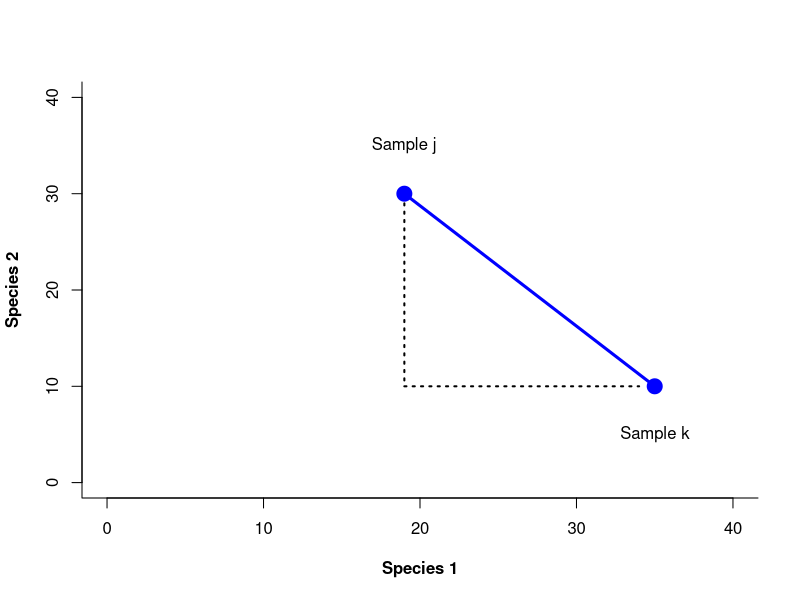
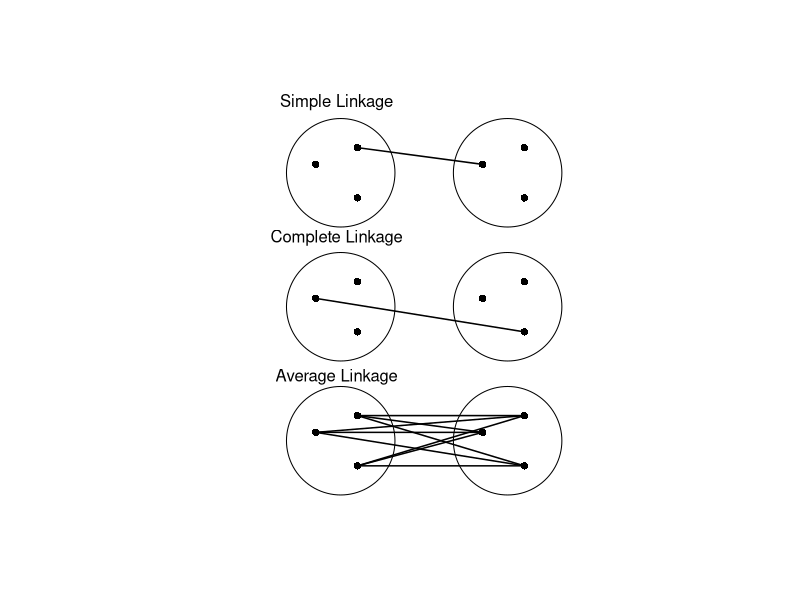
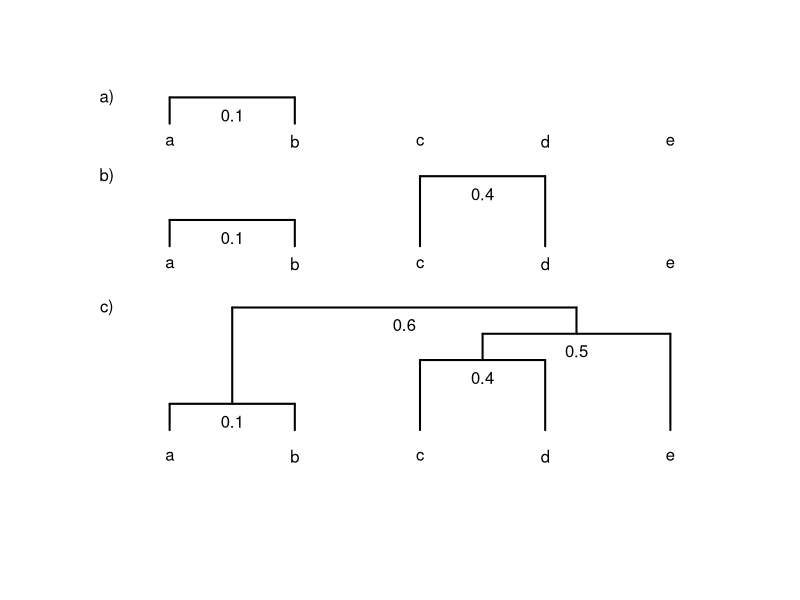
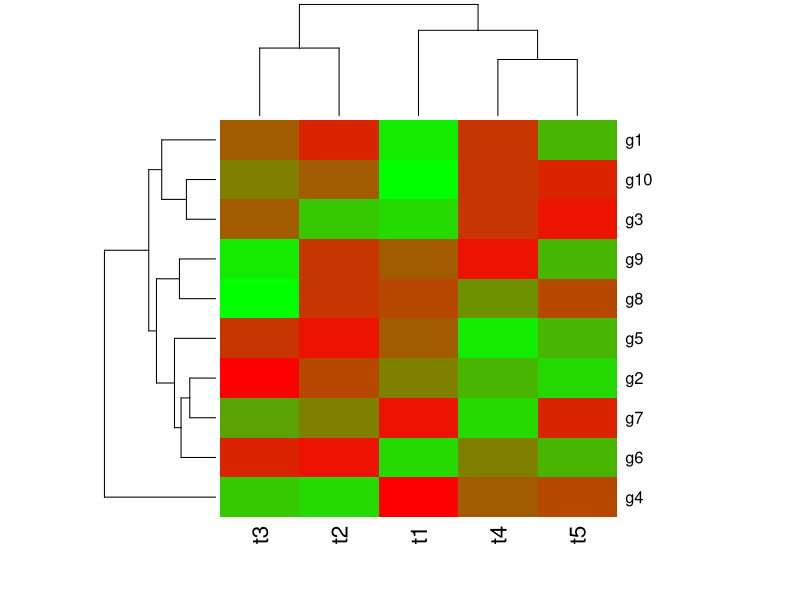
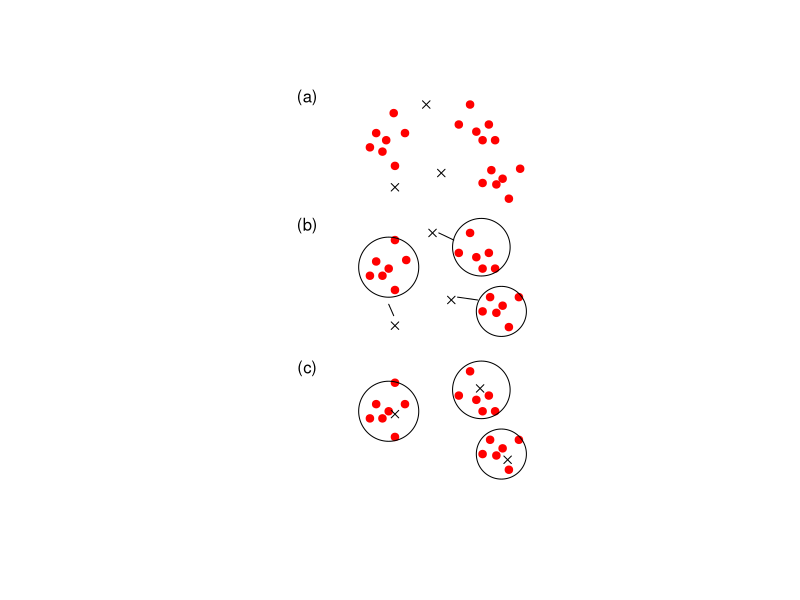
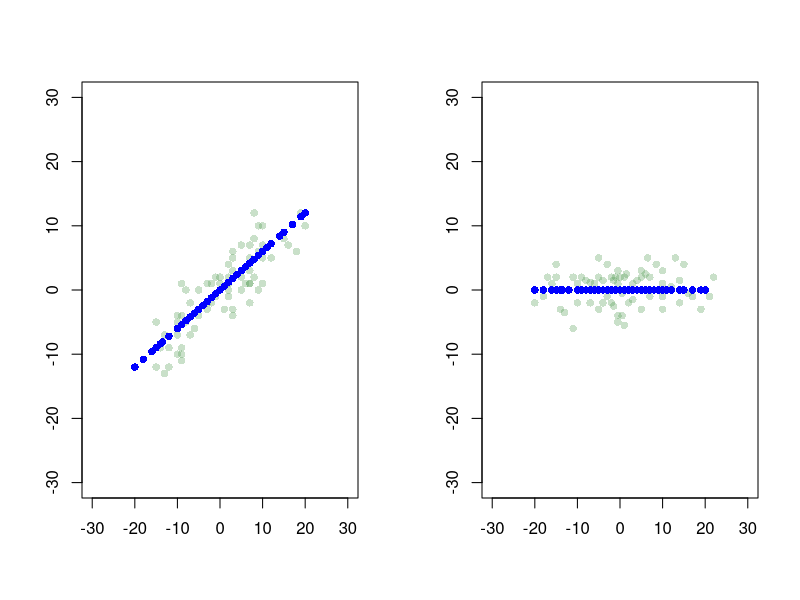
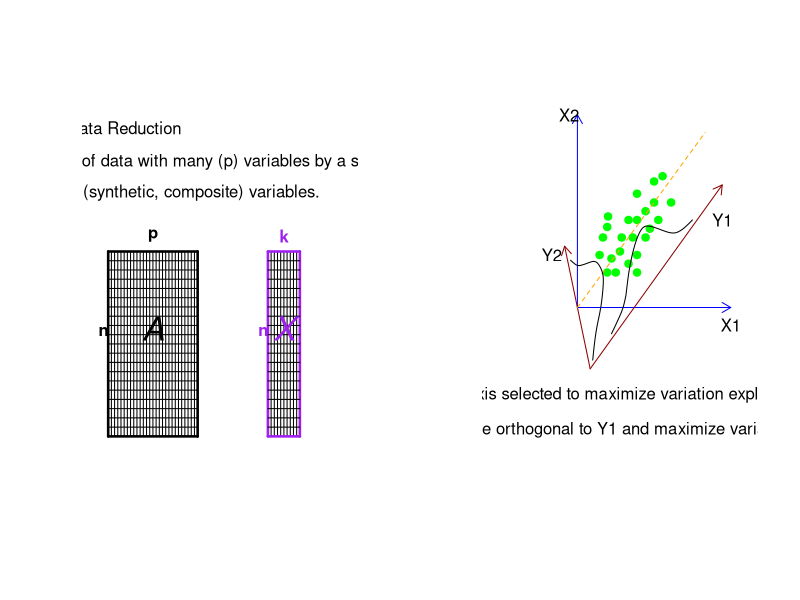
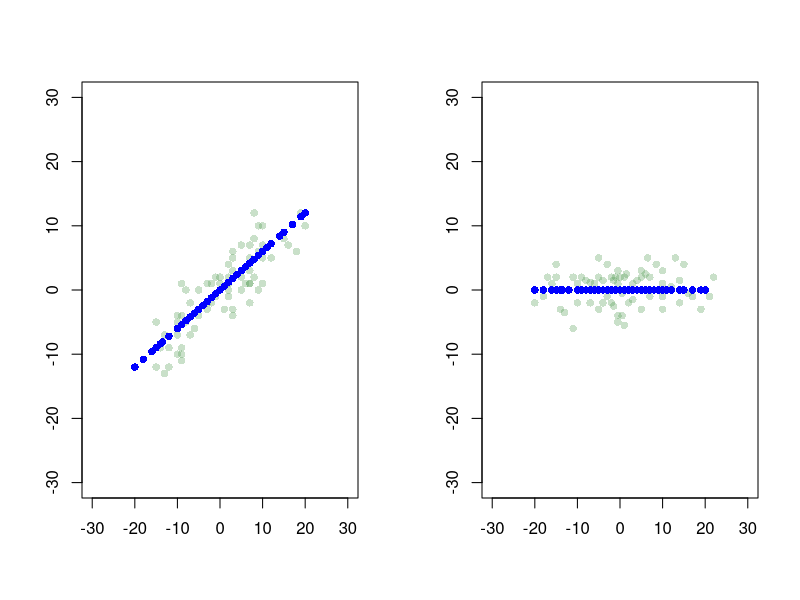

The R source for these figures, in order:
## ---- chunk 1
knitr::opts_chunk$set(echo = FALSE,kableExtra.auto_format = FALSE)



## ---- chunk 2
library(knitr)
my_tbl <- data.frame(Att=c("Attribute 1","Attribute 2", "Attribute 3", "Attribute 4", "Attribute 5", "Attribute 6",  "Attribute 7", "Attribute 8", "Attribute 9","Attribute 10"), Obj1=c(1,0,0,1,1,0,0,0,1,1),
Obj2=c(0,1,0,1,1,0,1,0,1,0)) 
my_tbl$sim=c("x","x",rep(("✓"),4), "x", rep(("✓"),2), "x")

knitr::kable(my_tbl, digits = 3, row.names = FALSE, caption = "**Table 3.1** List of shared attributes for two things",col.names = c("Attribute","Object 1","Object 2","Similarity"),  format="html",table.attr = "style='width:50%;'", align="c")

## ---- chunk 3
library(kableExtra)
dt<-data.frame(stringsAsFactors=TRUE,
               c("Object 1", "Object 2"),
               c("Present", "Absent"),
               c("a", "c"),
               c("b", "d"))
colnames(x = dt) <-c("", "", "Present", "Absent")
xt=kable(dt, caption= "**Table 3.2** Summary of shared and absent atributes",format="html",table.attr = "style='width:50%;'", align="c")
xt=kable_styling(xt,bootstrap_options = "bordered",
                full_width = FALSE, position="l")
xt=add_header_above(xt,c("", "", "Object 1", "Object 2"),
                   bold = FALSE) 
column_spec(xt,column = 1:2, bold = TRUE)
## ---- chunk 4
#manually enter data
lkerie=c(rep(1, 19), rep(0,5))
lkontario=c(rep(1, 18),0,1,rep(0,4))
sp=1:24
lksp=data.frame(species=sp, erie=as.factor(lkerie), ontario=as.factor(lkontario))
lksp$erie=ordered(lksp$erie, c("1", "0"))
lksp$ontario=ordered(lksp$ontario, c("1", "0"))
knitr::kable(lksp, caption="**Table 3.3** Species presence and absence in lake Erie and lake Ontario (data from from Watson 1974)",  table.attr = "style='width:50%;'", align="c")
## ---- chunk 5
tlake=table(lksp[,c("erie","ontario")])
tlake

a=tlake[1,1]
b=tlake[1,2]
c=tlake[2,1]
d=tlake[2,2]

S_j=a/(a+b+c)
S_j
S_s=2*a/(2*a+b+c)
S_s



## ---- chunk 6
x=c(19, 35)
y=c(30, 10)
plot(x,y, xlim = c(0,40), ylim = c(0,40), xlab = "Species 1", ylab = "Species 2",frame.plot = FALSE, box(bty="l"), pch = 19, col = "blue", cex = 2, font.lab = 2, cex.main = 2)
text(x=19, y=35, labels = "Sample j")
text(x=35, y=5, labels = "Sample k")
lines(x,y, lwd = 3, col = "blue")
lines(c(19,19), c(29,10), lty = "dotted", lwd = 2)
lines(c(19,34), c(10,10), lty = "dotted", lwd = 2)
## ---- chunk 7
library(knitr)
nm=c("Species 1","Species 2", "Species 3", "Species 4", "Species 5", "Species 6",  "Species 7", "Species 8", "Species 9","Species 10")
eu <- data.frame(Att=nm, j=c(19,35,0,35,10,0,0,0,30,2), k=c(35,10,0,5,50,0,3,0,10,0), stringsAsFactors = FALSE) 
eu$X2=(eu$j-eu$k)^2
sj=sum(eu$j)
sk=sum(eu$k)
sS=sum(eu$X2)
eu[11,1]="TOTAL"
eu[11,2:4]=c( sj,sk, sS)


knitr::kable(eu, digits = 3, row.names = FALSE, caption = "Species abundance and distance calculations for two samples",col.names = c("","Sample j","Sample k","$(X_j-X_k)^2$" ),  format="html",table.attr = "style='width:50%;'", align="c")

## ---- chunk 8
dist(rbind(eu$j[1:10], eu$k[1:10]), method = "euclidean")
## ---- chunk 9
nm=c("Species 1","Species 2", "Species 3")
meu <- data.frame(Att=nm, A=c(0,1,1), B=c(1,0,0),C=c(0,4,8), stringsAsFactors = FALSE) 

knitr::kable(meu, digits = 3, row.names = FALSE, caption = "Species abundance versus species presence and Euclidean distance",col.names = c("","Sample A","Sample B","Sample C" ),  format="html",table.attr = "style='width:50%;'", align="c")

## ---- chunk 10
dist(t(meu[2:4]), method="euclidean", diag=TRUE)
## ---- chunk 11
library(plotrix)
plot(rbind(c(-3,9), c(-2,10), c(-2,7), c(1,9), c(2,10), c(2,7), c(-3,1), c(-2,2), c(-2,-1), c(1,1), c(2,2), c(2,-1), c(-3,-7), c(-2,-6), c(-2,-9), c(1,-7), c(2,-6), c(2,-9)), xlim = c(-8,7), ylim = c(-10, 13), xaxt = "n", yaxt = "n", frame.plot = FALSE, ann = FALSE, pch = 16)
draw.circle(-2.4,8.5,1.3)
draw.circle(1.6,8.5,1.3)
draw.circle(-2.4,0.5,1.3)
draw.circle(1.6,0.5,1.3)
draw.circle(-2.4,-7.5,1.3)
draw.circle(1.6,-7.5,1.3)
lines(c(-2,1), c(10,9), lwd=1.5)
lines(c(-3,2), c(1,-1), lwd=1.5)
lines(c(-3,1), c(-7,-7), lwd=1.5)
lines(c(-3,2), c(-7,-6), lwd=1.5)
lines(c(-3,2), c(-7,-9), lwd=1.5)
lines(c(-2,1), c(-6,-7), lwd=1.5)
lines(c(-2,2), c(-6,-6), lwd=1.5)
lines(c(-2,2), c(-6,-9), lwd=1.5)
lines(c(-2,1), c(-9,-7), lwd=1.5)
lines(c(-2,2), c(-9,-6), lwd=1.5)
lines(c(-2,2), c(-9,-9), lwd=1.5)
text(x=-2.5, y=12.7, labels = "Simple Linkage")
text(x=-2.5, y=4.6, labels = "Complete Linkage")
text(x=-2.5, y=-3.7, labels = "Average Linkage")
## ---- chunk 12
cls=data.frame(a=c(5,6,34,1,12),b=c(10,1,2,32,4),  c=c(1,59,32,3,4), d=c(2,63,1,2,45), e=c(4,3,4,90,2))
clsd=dist(t(cls), method="euclidean")
clsd
## ---- chunk 13
plot(rbind(c(0,0)), xlim = c(-50,50), ylim = c(-120, 100), frame.plot = FALSE, ann = FALSE, type = "n", xaxt = "n", yaxt = "n")
text(x=-40, y=75, labels = "a")
text(x=-20, y=75, labels = "b")
text(x=0, y=75, labels = "c")
text(x=20, y=75, labels = "d")
text(x=40, y=75, labels = "e")
text(x=-40, y=5, labels = "a")
text(x=-20, y=5, labels = "b")
text(x=0, y=5, labels = "c")
text(x=20, y=5, labels = "d")
text(x=40, y=5, labels = "e")
text(x=-40, y=-105, labels = "a")
text(x=-20, y=-105, labels = "b")
text(x=0, y=-105, labels = "c")
text(x=20, y=-105, labels = "d")
text(x=40, y=-105, labels = "e")
lines(c(-40,-40), c(85,100), lwd=2)
lines(c(-40,-20), c(100,100), lwd=2)
lines(c(-20,-20), c(100,85), lwd=2)
text(x=-30, y=90, labels = "0.1")
lines(c(-40,-40), c(15,30), lwd=2)
lines(c(-40,-20), c(30,30), lwd=2)
lines(c(-20,-20), c(30,15), lwd=2)
text(x=-30, y=20, labels = "0.1")
lines(c(0,0), c(15,55), lwd=2)
lines(c(0,20), c(55,55), lwd=2)
lines(c(20,20), c(55,15), lwd=2)
text(x=10, y=45, labels = "0.4")
lines(c(-40,-40), c(-90,-75), lwd=2)
lines(c(-40,-20), c(-75,-75), lwd=2)
lines(c(-20,-20), c(-75,-90), lwd=2)
text(x=-30, y=-85, labels = "0.1")
lines(c(0,0), c(-90,-50), lwd=2)
lines(c(0,20), c(-50,-50), lwd=2)
lines(c(20,20), c(-50,-90), lwd=2)
text(x=10, y=-60, labels = "0.4")
lines(c(10,10), c(-50,-35), lwd=2)
lines(c(10,40), c(-35,-35), lwd=2)
lines(c(40,40), c(-35,-90), lwd=2)
text(x=25, y=-45, labels = "0.5")
lines(c(-30,-30), c(-75,-20), lwd=2)
lines(c(-30,25), c(-20,-20), lwd=2)
lines(c(25,25), c(-20,-35), lwd=2)
text(x=-2.5, y=-30, labels = "0.6")
text(x=-50, y=100, labels = "a)")
text(x=-50, y=55, labels = "b)")
text(x=-50, y=-20, labels = "c)")
## ---- chunk 14
library(RColorBrewer)
set.seed(1)
y <- matrix(rnorm(50), 10, 5, dimnames=list(paste("g", 1:10, sep=""), paste("t", 1:5, sep="")))
colfunc <- colorRampPalette(c("green", "red"))
heatmap(y,col=colfunc(15))
## ---- chunk 15
library(plotrix)
plot(rbind(c(-4,9.5), c(-3.5,10.5), c(-3,9.2), c(-2.7,10), c(-2,8.2), c(-1.2,10.5),
           c(-2.1,11.9), c(3.1,11.1), c(4,12.5), c(4.5,10.6), c(5,10), c(5.5,11.1), 
           c(6,10), c(5,7), c(5.7,7.9), c(6.1,6.9), c(6.6,7.3), c(7.1,5.9),c(8,8),
           c(-4,0.5),c(-3.5,1.5),c(-3,0.5),c(-2.5,1),c(-2,-0.5),c(-1.1,1.6),c(-2,3),
           c(3.1,2.1),c(4,3.5),c(4.5,1.8),c(5,1),c(5.5,2.1),c(6,1),c(5.6,-1),
           c(5,-2),c(6.6,-1.6),c(6.1,-2.1),c(7.1,-3.1),c(7.9,-1),c(-2,-7),
           c(-3.5,-8.5),c(-4,-9.5),c(-3,-9.5),c(-2.5,-9),c(-2,-10.8),
           c(-1.2,-8.5),c(4,-6.2),c(3.1,-7.9),c(4.5,-8.2),c(5,-9),c(5.5,-7.9),
           c(6,-9),c(5,-12),c(5.6,-11),c(6.1,-12.1),c(6.6,-11.6),c(7.1,-13.1),c(7.9,-11)), 
     xlim = c(-25,25), ylim = c(-14,13), xaxt = "n", yaxt = "n", 
     frame.plot = FALSE, ann = FALSE, pch = 21, bg="red", col="red")
points(rbind(c(-2,6.7),c(0.5,12.5),c(1,3.5),c(1.7,7.7),c(-2,-3),c(2.5,-1.2),
             c(-2,-9.2),c(4.8,-7.4),c(7,-12.4)),pch=4)
draw.circle(-2.5,1.1,2.4)
draw.circle(4.9,2.5,2.3)
draw.circle(6.5,-2,2)
draw.circle(-2.5,-9,2.4)
draw.circle(4.9,-7.5,2.3)
draw.circle(6.5,-12,2)
segments(-2.5,-1.5,-2.1,-2.3)
segments(2.7,3,1.5,3.5)
segments(4.6,-1.2,3,-1)
text(x=-9, y=13, labels = "(a)")
text(x=-9, y=4, labels = "(b)")
text(x=-9, y=-6, labels = "(c)")
## ---- chunk 16
x1 = c(-15,-12,-13,-15,-13,-14,-10,-9,-12,-10,-10,-9,-10,-9,-7,-6,-5,-8,-9,-8,-7,-5,
       -3,-3,-2,-1,-9,-3,-2,-1,0,0,1,3,3,2,2,7,2,2,3,3,3,2,5,9,6,5,7,5,7,7,8,10,8,9,
       10,7,8,7,10,9,10,12,15,16,18,20,19)
y1 = c(-12,-9,-13,-5,-7,-9,-10,-10,-12,-5,-7,-9,-4,-4,-7,-6,-4,-5,1,0,-2,0,-3,-2,-2,
       -1,-11,1,1,2,1,2,-3,-4,-3,-1,0,-2,1,2,3,5,6,4,0,0,1,2,1,7,1,3,2,1,12,10,10,
       7,8,5,7,6,5,5,8,7,6,10,12)
x2 = seq(-10,12,1)
y2 = x2*3/5
x3 = c(-20,-18,-15,-16,-16,-15,-17,-15,-14,-13,-11,-10,-7,-7,-11,-10,-9,-8,-7,-6,-5,
       -5,-4,-5,-3,-2,-1.5,-1,-0.5,-0.5,0,1,1.5,3,4,5,6,5,7,6.5,8.5,10,10,12,14,13,
       15,22,21,19,17,16,14,10,10,9,8,5,7,-5,-4,-3,-2,-1.5,-1,0.5,-0.5,-0.5,1,0.5,1,
       2,3)
y3 = c(-2,-1,0,0,1,2,2,4,-3,-3.5,-6,-2,-2,0,2,1,2,1.5,1.2,1,0,2,1.5,5,4,2,1.5,2,3,1,
       2,2,2.5,1,1.5,2,2.5,3,2,5,4,1,3,0.5,1.5,5,4,2,-1,-3,-1,-0.5,-2,-3,-1,0,0,-3,
       -1,-3,-2,-1,-2,-2.5,0,-4,-4,-5,-5.5,-0.5,0,-2,-1.5)
x4 = seq(-10,12,1)
y4 = rep(0,length(x4))
par(mfrow=c(1,2))
plot(x1,y1,xlim = c(-30,30),ylim=c(-30,30),ann=FALSE,pch=16, col=rgb(red=0.3, green=0.6, blue=0.3, alpha=0.3))
points(x2,y2,pch=16,col="blue")
points(rbind(c(14,14*3/5),c(15,15*3/5),c(17,17*3/5),c(19,19*3/5),c(20,20*3/5),
             c(-12,-12*3/5),c(-13.5,-13.5*3/5),c(-14,-14*3/5),c(-15,-15*3/5),
             c(-16,-16*3/5),c(-18,-18*3/5),c(-20,-20*3/5)),pch=16,col="blue")
plot(x3,y3,xlim = c(-30,30),ylim=c(-30,30),ann=FALSE,pch=16, col=rgb(red=0.3, green=0.6, blue=0.3, alpha=0.3))
points(x4,y4,pch=16,col="blue")
points(rbind(c(14,0),c(15,0),c(17,0),c(19,0),c(20,0),c(-12,0),c(-13.5,0),
             c(-14,0),c(-15,0),c(-16,0),c(-18,0),c(-20,0)),pch=16,col="blue")
## ---- chunk 17
plot(0,pch = '',ann=FALSE,frame.plot = FALSE,axes = FALSE,
     xlim = c(-40,40),ylim = c(-75,50))
text(x=-30, y=40, labels = "Data Reduction")
text(x=-1, y=29, labels = "• summarization of data with many (p) variables by a smaller set of (k)")
text(x=-15, y=19, labels = "derived (synthetic, composite) variables.")
segments(-35,0,-35,-60, lwd = 2.5)
segments(-34,0,-34,-60)
segments(-33,0,-33,-60)
segments(-32,0,-32,-60)
segments(-31,0,-31,-60)
segments(-30,0,-30,-60)
segments(-29,0,-29,-60)
segments(-28,0,-28,-60)
segments(-27,0,-27,-60)
segments(-26,0,-26,-60)
segments(-25,0,-25,-60)
segments(-24,0,-24,-60)
segments(-23,0,-23,-60)
segments(-22,0,-22,-60)
segments(-21,0,-21,-60)
segments(-20,0,-20,-60)
segments(-19,0,-19,-60)
segments(-18,0,-18,-60)
segments(-17,0,-17,-60)
segments(-16,0,-16,-60)
segments(-15,0,-15,-60)
segments(-14,0,-14,-60)
segments(-13,0,-13,-60)
segments(-12,0,-12,-60)
segments(-11,0,-11,-60)
segments(-10,0,-10,-60)
segments(-9,0,-9,-60)
segments(-8,0,-8,-60)
segments(-7,0,-7,-60, lwd = 2.5)
segments(-35,0,-7,0, lwd = 2.5)
segments(-35,-3,-7,-3)
segments(-35,-6,-7,-6)
segments(-35,-9,-7,-9)
segments(-35,-12,-7,-12)
segments(-35,-15,-7,-15)
segments(-35,-18,-7,-18)
segments(-35,-21,-7,-21)
segments(-35,-24,-7,-24)
segments(-35,-27,-7,-27)
segments(-35,-30,-7,-30)
segments(-35,-33,-7,-33)
segments(-35,-36,-7,-36)
segments(-35,-39,-7,-39)
segments(-35,-42,-7,-42)
segments(-35,-45,-7,-45)
segments(-35,-48,-7,-48)
segments(-35,-51,-7,-51)
segments(-35,-54,-7,-54)
segments(-35,-57,-7,-57)
segments(-35,-60,-7,-60, lwd = 2.5)
text(-21,5, labels = "p", font = 2)
text(-36.5,-26, labels = "n", font = 2)
text(-21,-25, labels = "A", font = 3, cex = 2)
segments(15,0,15,-60, lwd = 2.5, col = "purple")
segments(16,0,16,-60)
segments(17,0,17,-60)
segments(18,0,18,-60)
segments(19,0,19,-60)
segments(20,0,20,-60)
segments(21,0,21,-60)
segments(22,0,22,-60)
segments(23,0,23,-60)
segments(24,0,24,-60)
segments(25,0,25,-60, lwd = 2.5, col = "purple")
segments(15,0,25,0, lwd = 2.5, col = "purple")
segments(15,-3,25,-3)
segments(15,-6,25,-6)
segments(15,-9,25,-9)
segments(15,-12,25,-12)
segments(15,-15,25,-15)
segments(15,-18,25,-18)
segments(15,-21,25,-21)
segments(15,-24,25,-24)
segments(15,-27,25,-27)
segments(15,-30,25,-30)
segments(15,-33,25,-33)
segments(15,-36,25,-36)
segments(15,-39,25,-39)
segments(15,-42,25,-42)
segments(15,-45,25,-45)
segments(15,-48,25,-48)
segments(15,-51,25,-51)
segments(15,-54,25,-54)
segments(15,-57,25,-57)
segments(15,-60,25,-60, lwd = 2.5, col = "purple")
text(20,5, labels = "k", font = 2, col = "purple")
text(13.5,-26, labels = "n", font = 2, col = "purple")
text(20,-25, labels = "X", font = 3, cex = 2, col = "purple")
## ---- chunk 18
library(kableExtra)
dt<-data.frame(stringsAsFactors = FALSE,
               c("Principal component analysis (PCA)", "Correspondence analysis (CA)", "Principal coordinate analysis (PCoA), metric (multidimensional) scaling, classical scaling", "Nonmetric multidimensional scaling (nMDS)"),
               c("Euclidean", "X^2", "Any", "Any"),
               c("Quantitative data", "Non-negative, quantitiative or binary data; species frequencies or presence/absence data", "Quantitative, semiquantitative, qualitative, or mixed", "Quantitative, semiquantitative, qualitative, or mixed"))
colnames(x = dt) <-c("Method", "Distance", "Variables")
knitr::kable(dt, caption= "Domains of Application of Ordination Methods (adpated from Legnedre & Lengendre 2012) ",  align="l", padding=10)
#xt=kable_classic(xt, full_width = F, table.attr = "style='width:50%;'", align="c")

#column_spec(xt, column = 1:3, extra_css = "vertical- align:bottom;")
## ---- chunk 19
ctlns<-list(structure(list(level = 10, x = c(-0.8,0,1,2,2.5,3,3.1,2.8,2.3,2,1.8), 
                           y = c(2.7,2.3,2.5,2.7,2.5,2,1.5,0,-1,-2,-3)),
                      .Names = c("level", "x", "y")))
ctlns2<-list(structure(list(level = 10, x = c(4,5.4,5.7,6,6.5,7,7.5,8,9,10.5,11.5,12.5,13.5), 
                           y = c(-1.5,-0.1,0.7,2,3.2,4,4.5,4.7,4.6,4.3,4.2,4.5,5)),
                      .Names = c("level", "x", "y")))
x <- seq(0, 40, length=1000)
y <- dnorm(x, mean=3, sd=0.3)*-cosh(60)+2
#plot(x,y,type="l", xlab="time", ylab="Sine wave",frame.plot = FALSE,ann=FALSE,
 #    xlim = c(-6,20),ylim = c(-6,12),axes = FALSE)
plot(rbind(c(2.6,3),c(3,4),c(3.5,4.6),c(3.6,5.2),c(3.5,2),c(4,2.8),c(4.5,2),
           c(5,3.2),c(5.2,4),c(6,2.5),c(6,5),c(6.5,4),c(7,2),c(7,3),c(7,6.5),
           c(7,5),c(8,4),c(8,5.5),c(8.5,4.5),c(9,6),c(9,7.2),c(9.5,5),c(10,7.5),
           c(11,6)),pch = 21,ann=FALSE,frame.plot = FALSE,axes = FALSE,
     xlim = c(-10,20),ylim = c(-10,12),col="green",bg="green")
arrows(0,0,18,0,col="blue",cex=3,length = 0.1)
arrows(0,0,0,11,col="blue",cex=3,length = 0.1)
arrows(1.5,-3.5,-1.5,3.5,col="darkred",cex=3,length = 0.1)
arrows(1.5,-3.5,17,7,col="darkred",cex=3,length = 0.1)
segments(0,0,15,10,col="orange",cex=3,lty="dashed")
text(x=18, y=-1, labels = "X1")
text(x=-1, y=11, labels = "X2")
text(x=17, y=5, labels = "Y1")
text(x=-3, y=3, labels = "Y2")
xspline(ctlns[[1]], shape=1)
xspline(ctlns2[[1]], shape=1)

text(x=5, y=-5, "Y1 axis selected to maximize variation explained")
text(x=5, y=-7, "Y2 axis must be orthogonal to Y1 and maximize variation explained")
## ---- chunk 20
x1 = c(-15,-12,-13,-15,-13,-14,-10,-9,-12,-10,-10,-9,-10,-9,-7,-6,-5,-8,-9,-8,-7,-5,
       -3,-3,-2,-1,-9,-3,-2,-1,0,0,1,3,3,2,2,7,2,2,3,3,3,2,5,9,6,5,7,5,7,7,8,10,8,9,
       10,7,8,7,10,9,10,12,15,16,18,20,19)
y1 = c(-12,-9,-13,-5,-7,-9,-10,-10,-12,-5,-7,-9,-4,-4,-7,-6,-4,-5,1,0,-2,0,-3,-2,-2,
       -1,-11,1,1,2,1,2,-3,-4,-3,-1,0,-2,1,2,3,5,6,4,0,0,1,2,1,7,1,3,2,1,12,10,10,
       7,8,5,7,6,5,5,8,7,6,10,12)
x2 = seq(-10,12,1)
y2 = x2*3/5
x3 = c(-20,-18,-15,-16,-16,-15,-17,-15,-14,-13,-11,-10,-7,-7,-11,-10,-9,-8,-7,-6,-5,
       -5,-4,-5,-3,-2,-1.5,-1,-0.5,-0.5,0,1,1.5,3,4,5,6,5,7,6.5,8.5,10,10,12,14,13,
       15,22,21,19,17,16,14,10,10,9,8,5,7,-5,-4,-3,-2,-1.5,-1,0.5,-0.5,-0.5,1,0.5,1,
       2,3)
y3 = c(-2,-1,0,0,1,2,2,4,-3,-3.5,-6,-2,-2,0,2,1,2,1.5,1.2,1,0,2,1.5,5,4,2,1.5,2,3,1,
       2,2,2.5,1,1.5,2,2.5,3,2,5,4,1,3,0.5,1.5,5,4,2,-1,-3,-1,-0.5,-2,-3,-1,0,0,-3,
       -1,-3,-2,-1,-2,-2.5,0,-4,-4,-5,-5.5,-0.5,0,-2,-1.5)
x4 = seq(-10,12,1)
y4 = rep(0,length(x4))
par(mfrow=c(1,2))
plot(x1,y1,xlim = c(-30,30),ylim=c(-30,30),ann=FALSE,pch=16, col=rgb(red=0.3, green=0.6, blue=0.3, alpha=0.3))
points(x2,y2,pch=16,col="blue")
points(rbind(c(14,14*3/5),c(15,15*3/5),c(17,17*3/5),c(19,19*3/5),c(20,20*3/5),
             c(-12,-12*3/5),c(-13.5,-13.5*3/5),c(-14,-14*3/5),c(-15,-15*3/5),
             c(-16,-16*3/5),c(-18,-18*3/5),c(-20,-20*3/5)),pch=16,col="blue")
plot(x3,y3,xlim = c(-30,30),ylim=c(-30,30),ann=FALSE,pch=16, col=rgb(red=0.3, green=0.6, blue=0.3, alpha=0.3))
points(x4,y4,pch=16,col="blue")
points(rbind(c(14,0),c(15,0),c(17,0),c(19,0),c(20,0),c(-12,0),c(-13.5,0),
             c(-14,0),c(-15,0),c(-16,0),c(-18,0),c(-20,0)),pch=16,col="blue")
## ---- chunk 21

data("iris")
str(iris); summary(iris[1:4])
pairs(iris[1:4],main="Iris Data", pch=19, col=as.numeric(iris$Species)+1)
## ---- chunk 22
pca <- prcomp(iris[,1:4])
summary(pca)
apply(iris[,1:4], 2, var)
## ---- chunk 23

pca2 <- prcomp(iris[,1:4], scale=TRUE)
summary(pca2)
## ---- chunk 24
screeplot(pca2, type="lines")
